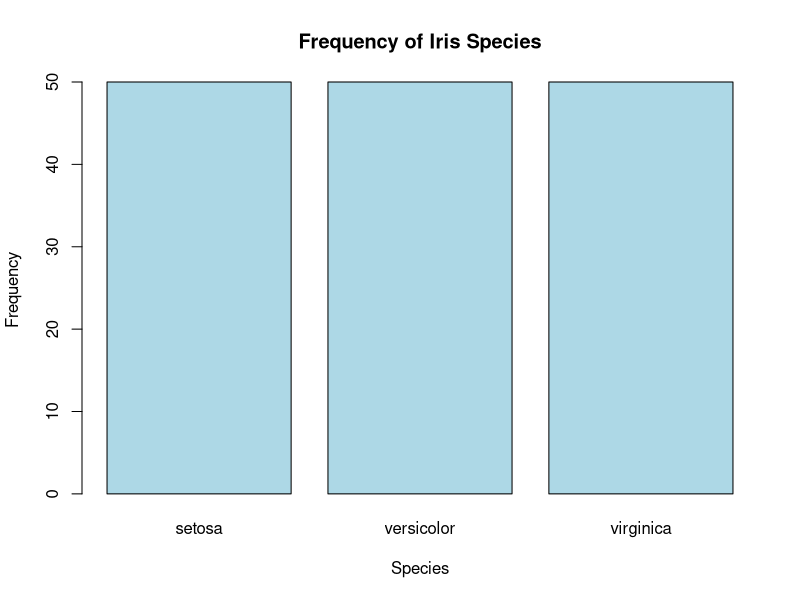
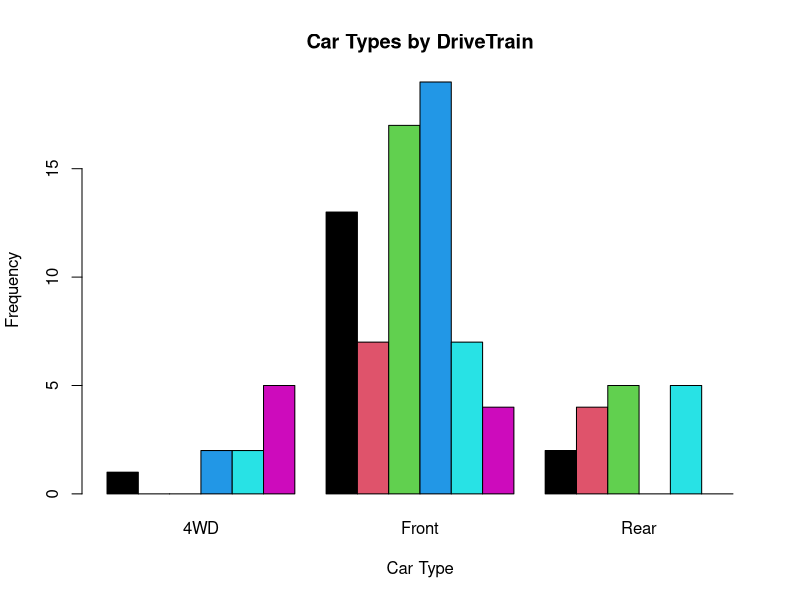
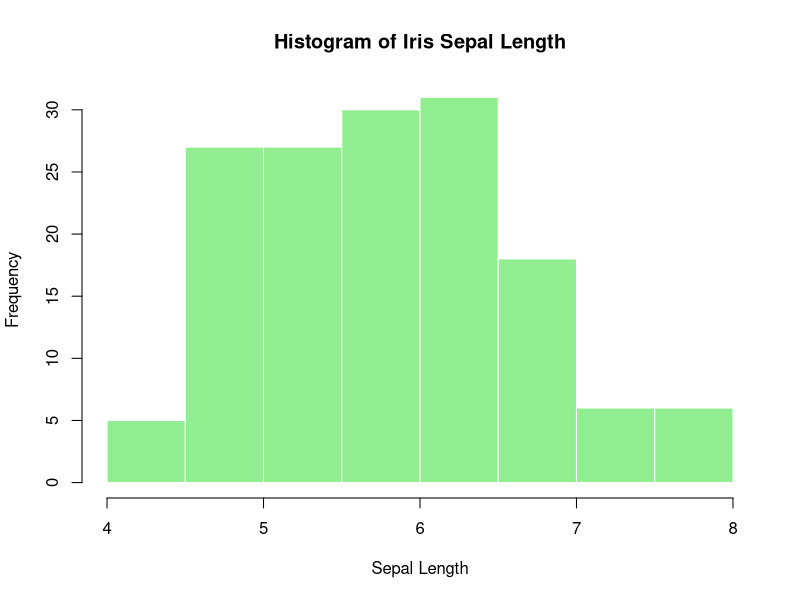
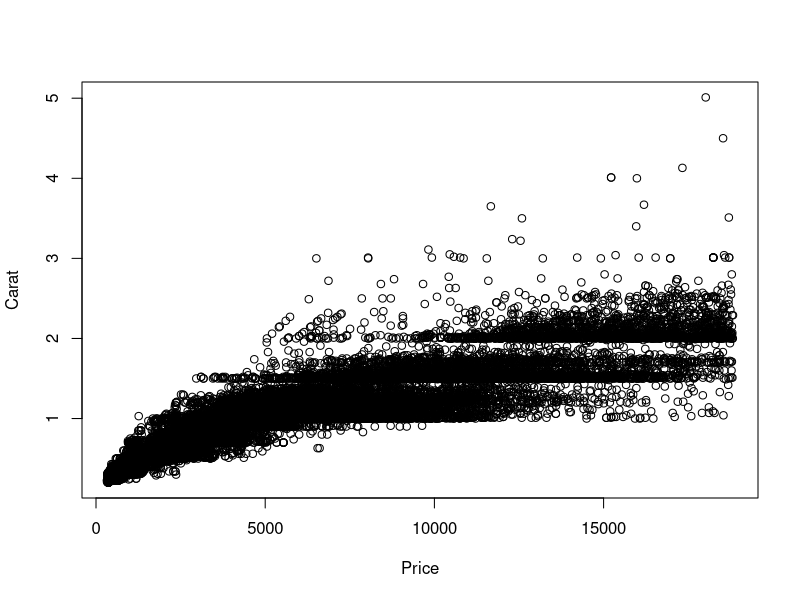

These charts were generated, in order, by the following R code:
## ---- chunk 1
library(MASS)
library(ggplot2)
data(iris)
data(diamonds)
data(Cars93)
## ---- chunk 2
barplot(table(iris$Species), 
        main = "Frequency of Iris Species", 
        xlab = "Species", 
        ylab = "Frequency", 
        col = "lightblue")

## ---- chunk 3
cars93_table <- table(Cars93$Type, Cars93$DriveTrain)
cars93_table

barplot(cars93_table, 
        beside = T, 
        main = "Car Types by DriveTrain", 
        xlab = "Car Type", 
        ylab = "Frequency", 
        col = 1:6)

## ---- chunk 4
hist(iris$Sepal.Length, 
     main = "Histogram of Iris Sepal Length", 
     xlab = "Sepal Length", 
     col = "lightgreen", 
     border = "white")
## ---- chunk 5
plot(diamonds$price,diamonds$carat,xlab='Price',ylab='Carat')
